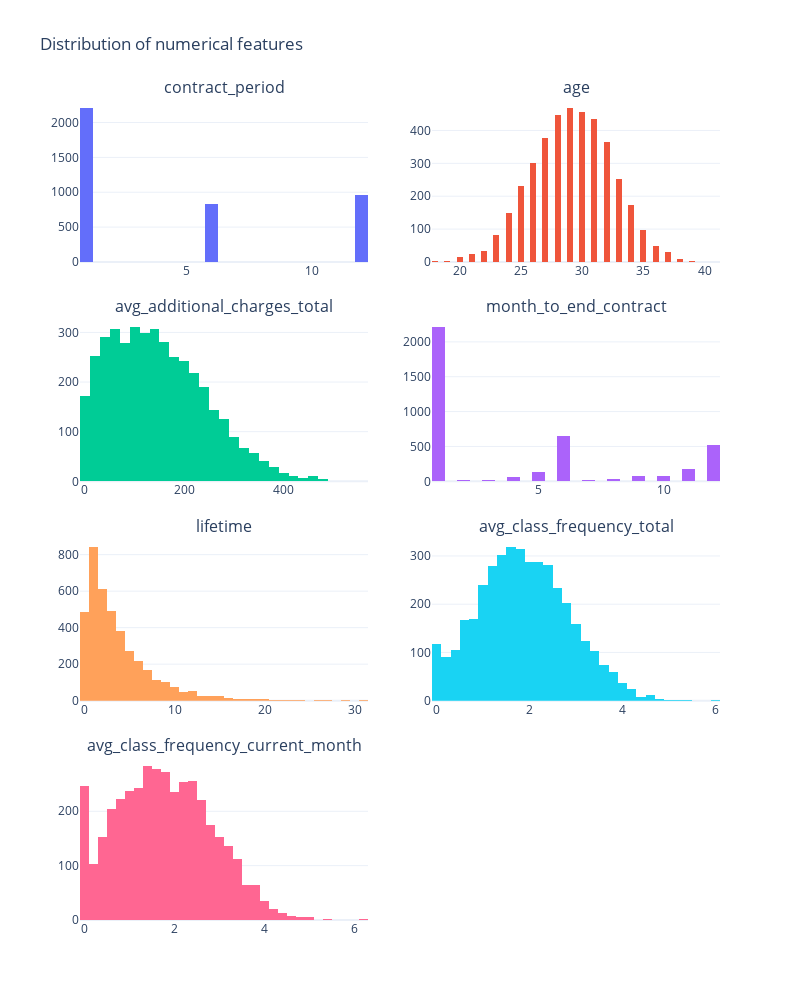

Here is the notebook cell this chart was saved with:
### Markdown cell above
We seem to have quite different groups of people (on average) that stayed with us and left our service. A couple of interesting examples:

1. `avg_class_frequency`, `promo_friends`, `group_visits` for people how left is lower than for those who stayed.
2. `gener` split seems to be identical in both groups.

Let's see distributions for numerical features.

### Code cell
col_numerical = [
    'contract_period', 'age', 'avg_additional_charges_total', 'month_to_end_contract',
     'lifetime', 'avg_class_frequency_total', 'avg_class_frequency_current_month'
]

fig = sp.make_subplots(
    rows=4, cols=2,
    subplot_titles=col_numerical,
    horizontal_spacing=0.1, vertical_spacing=0.07
)

for counter, column in enumerate(col_numerical, start=1):
    row = (counter - 1) // 2 + 1
    col = (counter - 1) % 2 + 1
    fig.add_trace(
        go.Histogram(x=df_gym[column], nbinsx=50, name=column, showlegend=False),
        row=row, col=col
    )

fig.update_layout(
    title='Distribution of numerical features',
    width=FIG_WIDTH * 100,
    height=FIG_HEIGHT * 100 * 2,
    template='plotly_white'
)
fig.show()

### Figure 1 — Plotly figure (JSON) as saved in the notebook; plotly's stock layout.template omitted (floating-point values rounded to 4 significant figures; data arrays with more than 128 entries replaced by an {"elided": "..."} marker saying what was removed)
{"data": [{"name": "contract_period", "nbinsx": 50, "showlegend": false, "type": "histogram", "x": {"elided": "4000 int values"}, "xaxis": "x", "yaxis": "y"}, {"name": "age", "nbinsx": 50, "showlegend": false, "type": "histogram", "x": {"elided": "4000 int values"}, "xaxis": "x2", "yaxis": "y2"}, {"name": "avg_additional_charges_total", "nbinsx": 50, "showlegend": false, "type": "histogram", "x": {"elided": "4000 float values"}, "xaxis": "x3", "yaxis": "y3"}, {"name": "month_to_end_contract", "nbinsx": 50, "showlegend": false, "type": "histogram", "x": {"elided": "4000 int values"}, "xaxis": "x4", "yaxis": "y4"}, {"name": "lifetime", "nbinsx": 50, "showlegend": false, "type": "histogram", "x": {"elided": "4000 int values"}, "xaxis": "x5", "yaxis": "y5"}, {"name": "avg_class_frequency_total", "nbinsx": 50, "showlegend": false, "type": "histogram", "x": {"elided": "4000 float values"}, "xaxis": "x6", "yaxis": "y6"}, {"name": "avg_class_frequency_current_month", "nbinsx": 50, "showlegend": false, "type": "histogram", "x": {"elided": "4000 float values"}, "xaxis": "x7", "yaxis": "y7"}], "layout": {"annotations": [{"font": {"size": 16}, "showarrow": false, "text": "contract_period", "x": 0.225, "xanchor": "center", "xref": "paper", "y": 1, "yanchor": "bottom", "yref": "paper"}, {"font": {"size": 16}, "showarrow": false, "text": "age", "x": 0.775, "xanchor": "center", "xref": "paper", "y": 1, "yanchor": "bottom", "yref": "paper"}, {"font": {"size": 16}, "showarrow": false, "text": "avg_additional_charges_total", "x": 0.225, "xanchor": "center", "xref": "paper", "y": 0.7325, "yanchor": "bottom", "yref": "paper"}, {"font": {"size": 16}, "showarrow": false, "text": "month_to_end_contract", "x": 0.775, "xanchor": "center", "xref": "paper", "y": 0.7325, "yanchor": "bottom", "yref": "paper"}, {"font": {"size": 16}, "showarrow": false, "text": "lifetime", "x": 0.225, "xanchor": "center", "xref": "paper", "y": 0.465, "yanchor": "bottom", "yref": "paper"}, {"font": {"size": 16}, "showarrow": false, "text": "avg_class_frequency_total", "x": 0.775, "xanchor": "center", "xref": "paper", "y": 0.465, "yanchor": "bottom", "yref": "paper"}, {"font": {"size": 16}, "showarrow": false, "text": "avg_class_frequency_current_month", "x": 0.225, "xanchor": "center", "xref": "paper", "y": 0.1975, "yanchor": "bottom", "yref": "paper"}], "height": 1000, "title": {"text": "Distribution of numerical features"}, "width": 800, "xaxis": {"anchor": "y", "domain": [0, 0.45]}, "xaxis2": {"anchor": "y2", "domain": [0.55, 1]}, "xaxis3": {"anchor": "y3", "domain": [0, 0.45]}, "xaxis4": {"anchor": "y4", "domain": [0.55, 1]}, "xaxis5": {"anchor": "y5", "domain": [0, 0.45]}, "xaxis6": {"anchor": "y6", "domain": [0.55, 1]}, "xaxis7": {"anchor": "y7", "domain": [0, 0.45]}, "xaxis8": {"anchor": "y8", "domain": [0.55, 1]}, "yaxis": {"anchor": "x", "domain": [0.8025, 1]}, "yaxis2": {"anchor": "x2", "domain": [0.8025, 1]}, "yaxis3": {"anchor": "x3", "domain": [0.535, 0.7325]}, "yaxis4": {"anchor": "x4", "domain": [0.535, 0.7325]}, "yaxis5": {"anchor": "x5", "domain": [0.2675, 0.465]}, "yaxis6": {"anchor": "x6", "domain": [0.2675, 0.465]}, "yaxis7": {"anchor": "x7", "domain": [0, 0.1975]}, "yaxis8": {"anchor": "x8", "domain": [0, 0.1975]}}}
